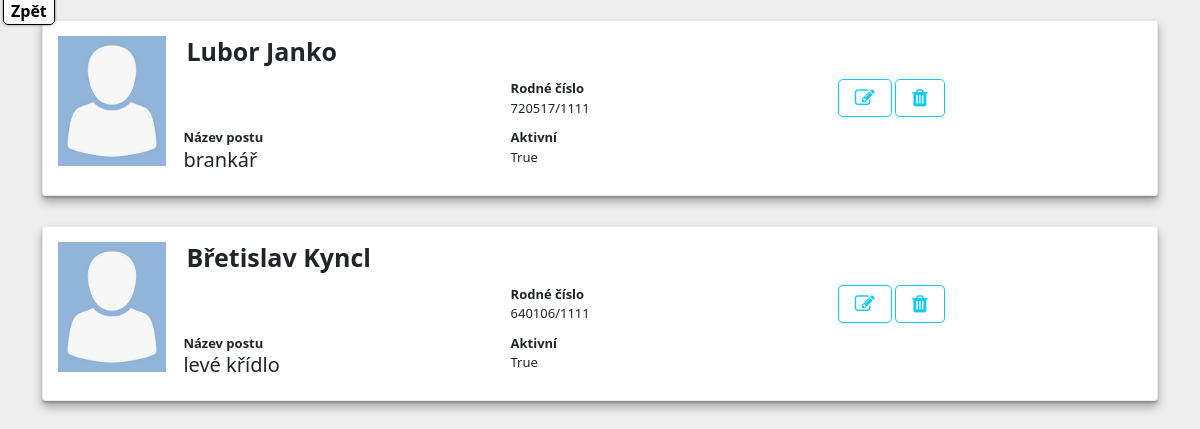
The app's page /soupiska/3, older data.
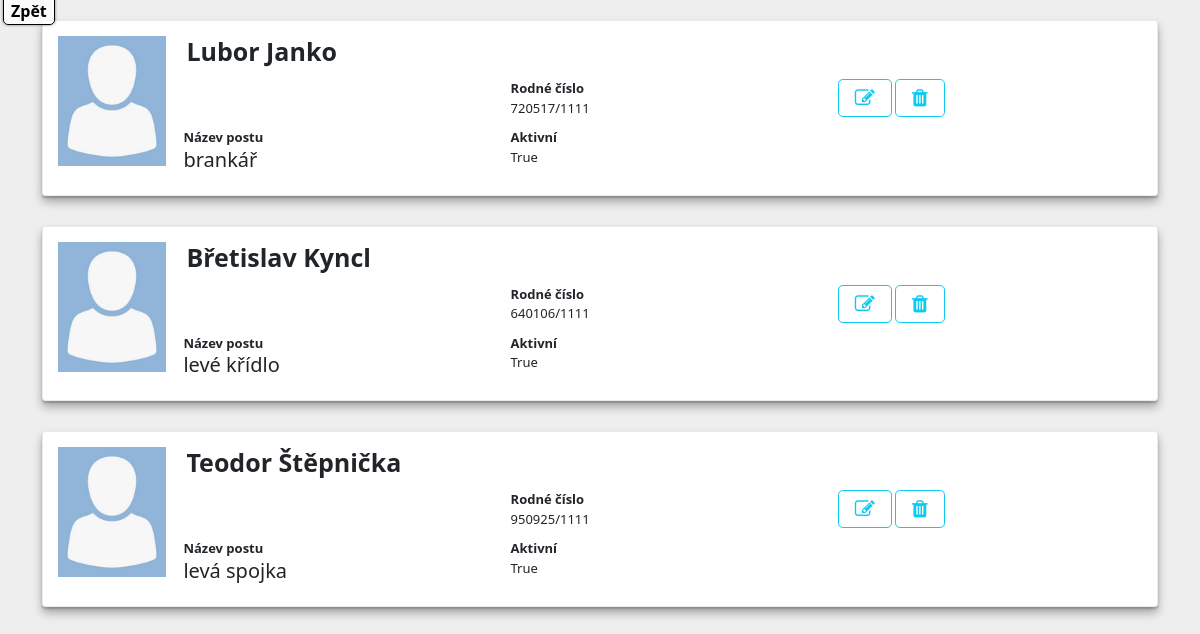
The same page, newer data.
### HazenaIS/models.py (models this page shows, shortened)
class Kariera(models.Model):
    datum_vstupu = models.DateTimeField(default=datetime.now)
    aktivni = models.BooleanField()
    hrac = models.ForeignKey('Hrac', on_delete=models.RESTRICT)
    klub = models.ForeignKey('Klub', on_delete=models.RESTRICT)
    sezona = models.ForeignKey('Sezona', on_delete=models.RESTRICT)

class Hrac(models.Model):
    jmeno = models.CharField(max_length=50)
    prijmeni = models.CharField(max_length=50)
    rodne_cislo = models.CharField(max_length=25)
    nazev_postu = models.CharField(max_length=25)
    aktivni = models.BooleanField(default=False)

### HazenaIS/views.py (the view)
# urls.py: path('soupiska/<int:klub_id>',HazenaIS.views.soupiska, name='soupiska'),
def soupiska(request, klub_id):
    k = Kariera.objects.filter(klub=klub_id, aktivni=True)
    return render(request, 'hraci_soupiska.html', {'hraci':k})

### templates/hraci_soupiska.html (shortened to what this page needs)
{% load static %}
<html lang="en">
    <head>
        <link href="https://cdn.jsdelivr.net/npm/bootstrap@5.0.0-beta3/dist/css/bootstrap.min.css" rel="stylesheet">
        <link href="https://maxcdn.bootstrapcdn.com/font-awesome/4.7.0/css/font-awesome.min.css" rel="stylesheet" />
        <link rel="stylesheet" type="text/css" href="{% static 'css/hrac_soupiska.css' %}"/>
    </head>
<body>
  <nav class="fixed-menu">
    <ul>
      <li><a href="{% url 'kluby' %}">Zpět</a></li>
    </ul>
  </nav>
 <div class="container">
    {% for h in hraci %}
    <div class="member-entry">
        <a href="#" class="member-img">
            <img src="{% static 'img/profile.png' %}" class="img-rounded">
        <div class="member-details">
            <h4><b> <a href="#"></a>{{h.hrac.jmeno}} {{h.hrac.prijmeni}}</a></b> </h4>
            <div class="row info-list">
                <div class="col-sm-4">
                </div>
                <div class="col-sm-4">
                    <b>Rodné číslo</b>
                    <br>
                    {{h.hrac.rodne_cislo}}
                </div>
                <div class="col-sm-4">
                    <a href="{% url 'hrac_edit' h.hrac.id %}" button type="button" class="btn btn-outline-info btn-circle btn-lg btn-circle"><i class="fa fa-edit"></i></a>
                    <a href="{% url 'kariera_delete' h.hrac.id %}" button type="button" class="btn btn-outline-info btn-circle btn-lg btn-circle"><i class="fa fa-trash"></i></a>
                </div>
                <div class="col-sm-4">
                    <b>Název postu</b>
                    <h5>{{h.hrac.nazev_postu}}</h5>
                </div>
                <div class="col-sm-4">
                    <b>Aktivní</b>
                    <br>
                    {{h.hrac.aktivni}}
                </div>
                <div class="col-sm-4">
                </div>
            </div>
        </div>
    </div>
    {% endfor %}
    </body>
</html>

Row changes from the older to the newer data that the page shows:
added Kariera: hrac.jmeno "Teodor", hrac.prijmeni "Štěpnička", hrac.rodne_cislo "950925/1111", hrac.nazev_postu "levá spojka", hrac.aktivni "True"
